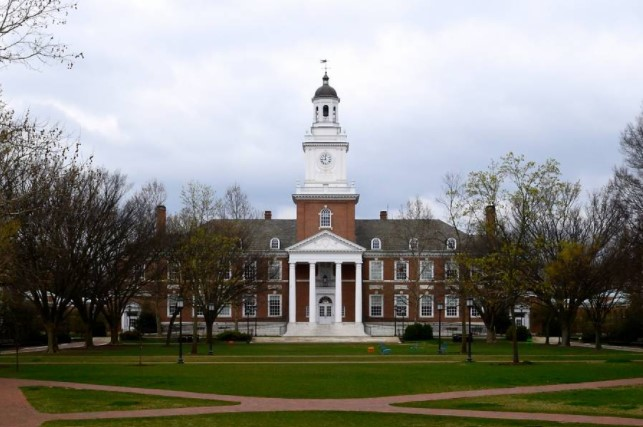
#> input picture notebooks/module_05/data/gilman.jpg, 643 x 427 px
$ jupyter execute 05_image_alignment.ipynb   (shell and % lines are left out)
#> lines starting #> are read from the running program, lines starting #| are printed output that depends on the picture; long printed decimals are rounded
[cell 1]
import cv2
import matplotlib.pyplot as plt
import numpy as np

plt.rcParams["figure.figsize"] = (12, 9)

# Image Alignment

## Image Transformations

In class we covered how to apply projective transformations to images and how to estimate the transformation between images. In this notebook we will focus on applying transformations to images. Image alignment and stitching will be covered in assignment 2.

[cell 2]
image = cv2.imread('data/gilman.jpg', cv2.IMREAD_COLOR)
#> image is the input picture: shape (427, 643, 3); mean B, G, R 131.6, 136.9, 136.5
image = cv2.cvtColor(image, cv2.COLOR_BGR2RGB)
height, width, _ = image.shape
#> height = 427; width = 643
plt.figure()
plt.imshow(image)
plt.show()

Recall from class that we can represent transformations using matrices. Since we are operating in 2D with homogeneous coordinates, every linear transformation can be represented as a 3x3 matrix.

(2 points) In the cell below, create a 3x3 matrix that represents a scaling of 0.5 in the x-dimension. Apply it to the image using `cv2.warpPerspective()` and plot the result. Carefully set the output image size so there is no blank space in the output.

[cell 3]
transform = np.array([[0.5, 0, 0], [0, 0.5, 0], [0, 0, 1]])
output = cv2.warpPerspective(image, transform, (width//2, height//2))
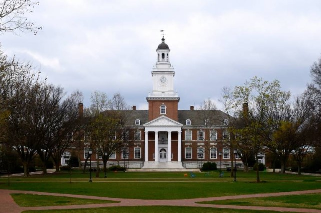
#> output: shape (213, 321, 3); mean R, G, B 136.9, 137.3, 132.3

plt.imshow(output)
plt.show()

(2 points) Now, create a 3x3 matrix representing a rotation by 30 degrees counterclockwise. Apply this to the image using `warpPerspective()`, with output size being the same as the original image size. Display the result.

[cell 4]
theta = -np.pi/6
rotation = np.array([[np.cos(theta), -np.sin(theta), 0], [np.sin(theta), np.cos(theta), 0], [0, 0, 1]])
output = cv2.warpPerspective(image, rotation, (width, height))
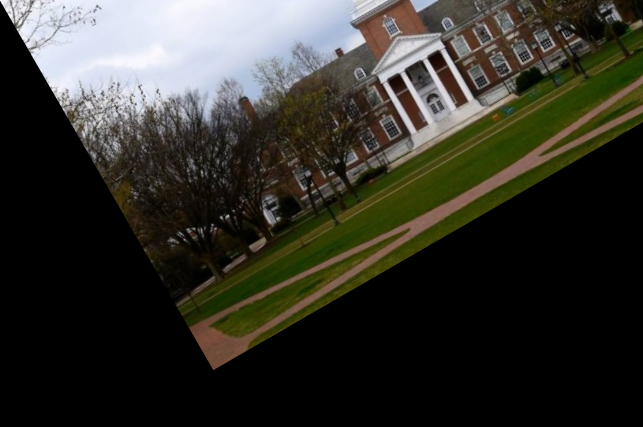
#> output: shape (427, 643, 3); mean R, G, B 52.1, 51.2, 43.8

plt.imshow(output)
plt.show()

You might notice that part of the image is clipped by the boundary of the new image. In the cell below, create a new transformtation matrix that rotates the image the same way (30 degrees counterclockwise), but resulting in an output image that contains the entirety of the original image like the figure below:

Hints:
- You should be able to achieve this by simply shifting the result in the last step.
- You can decide how much to shift by looking at where the corners of the original image are mapped to.
- Transformation composition can be implemented as matrix multiplication.
- Carefully choose the output size.

(5 points) Complete the cell below, print the matrix and plot the output image.

[cell 5]
corners = np.array([
    [0, width, width, 0],
    [0, 0, height, height],
    [1, 1, 1, 1]]
)

new_corners = rotation @ corners
left = int(np.round(np.min(new_corners[0])))
#> left = 0
right = int(np.round(np.max(new_corners[0])))
#> right = 770
top = int(np.round(np.min(new_corners[1])))
#> top = -321
bottom = int(np.round(np.max(new_corners[1])))
#> bottom = 370

new_width = right - left
#> new_width = 770
new_height = bottom - top
#> new_height = 691

dx = np.max([0, -left])
#> dx = 0
dy = np.max([0, -top])
#> dy = 321
shift = np.array([[1, 0, dx], [0, 1, dy], [0, 0, 1]])
#> shift = [[1, 0, 0], [0, 1, 321], [0, 0, 1]]
new_transform = shift @ rotation

output = cv2.warpPerspective(image, new_transform, (new_width, new_height))
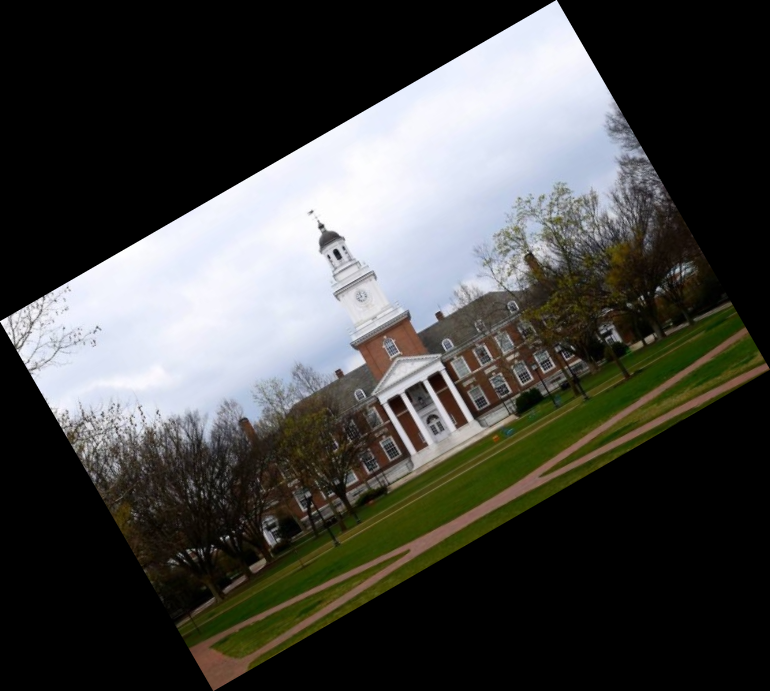
#> output: shape (691, 770, 3); mean R, G, B 70.4, 70.7, 67.9
print(new_transform)
#| [[  0.866   0.5         0.       ]
#|  [ -0.5         0.866 321.       ]
#|  [  0.          0.          1.       ]]

plt.imshow(output)
plt.show()

## Forward and Backward Warping

Let's see how the warping function can be implemented. The most straightforward way to do this is to send the values of each pixel in the source image to the corresponding position in the target image. In class we termed this "forward warping".

(3 points) In the cell below, implement forward mapping and plot the result.

[cell 6]
output_img = np.zeros((new_height, new_width, 3), dtype=np.uint8)
for i in range(width):
    for j in range(height):
        ret = new_transform
        x,y,_ = ret @ np.array([i, j, 1]).T
        x = int(np.round(x))
        y = int(np.round(y))
        if x >= 0 and x < new_width and y >= 0 and y < new_height:
            output_img[y, x] = image[j, i]
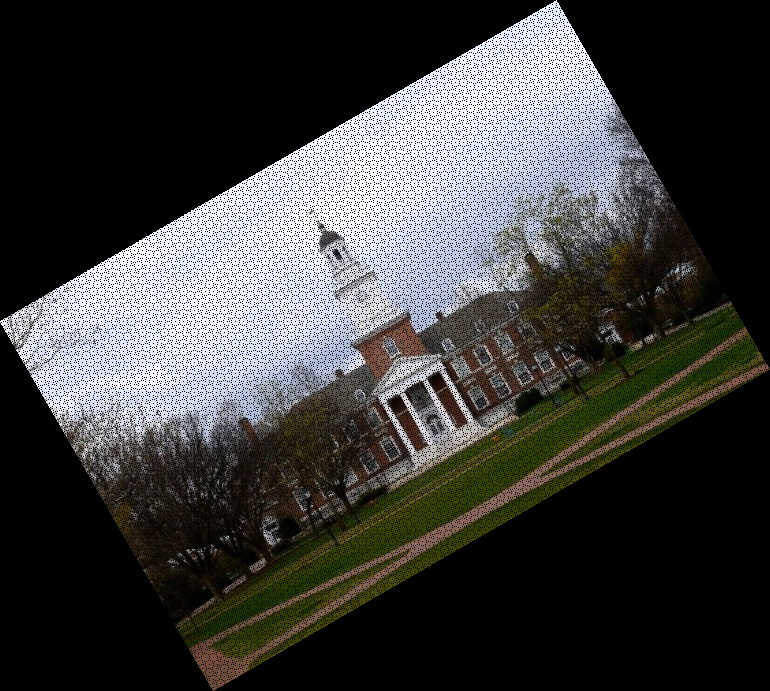
#> output_img: shape (691, 770, 3); mean R, G, B 61, 61.2, 58.8

plt.imshow(output_img)
plt.show()

The output should roughly look like what you got from `cv2.warpPerspective()`. However, you may find that there are lots of artifacts on the output image. This is because when we "send" source pixels to target pixels, not every target pixel is guaranteed to "receive" a source pixel.

(3 points) It is a better idea to do the warping backwards. In other words, for every pixel in the output image, we find the corresponding location in the source image. Complete the cell below to implement backward warping and plot the result.

[cell 7]
inv_transform = np.linalg.inv(new_transform)
output_img = np.zeros((new_height, new_width, 3), dtype=np.uint8)
for i in range(new_width):
    for j in range(new_height):
        ret = inv_transform @ np.array([i, j, 1]).T
        i,j,_ = ret.flatten()
        i = int(np.round(i))
        j = int(np.round(j))
        if i >= 0 and i < width and j >= 0 and j < height:
            output_img[y, x] = image[j, i]


plt.imshow(output_img)
plt.show()
